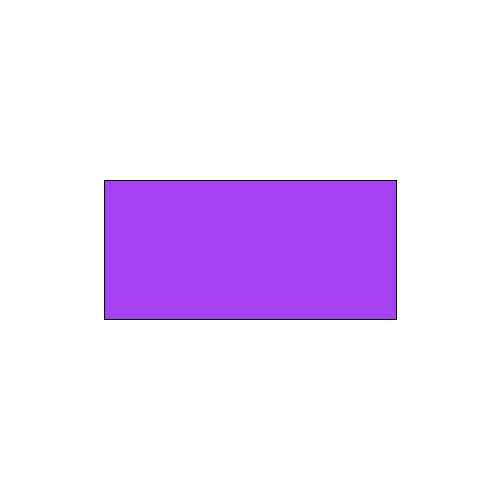
Frame 1 (no input)
Frame 60 (the mouse pressed at the canvas centre just before this capture): identical to frame 1, image omitted
Frame 120 (the mouse held since frame 60 and released just before this capture): identical to frame 1, image omitted

The Processing sketch that drew this single still picture (run headless with seeded random() and noise(); from frame 60 on, the mouse is pressed at the canvas centre):

// Processing sketch: pixels03_PGraphics
// ── pixels03_PGraphics.pde
PGraphics myGraphic;

void setup() {
  size(500, 500);
  myGraphic = createGraphics(width, height);
  background(255);
  drawRect(myGraphic);
}

void draw() {
  background(255);
  image(myGraphic, 0, 0);
}

void drawRect(PGraphics _graphic) {
  _graphic.beginDraw();
  _graphic.clear();
  _graphic.fill(color(random(256), random(256), random(256)));
  _graphic.rectMode(CENTER);
  _graphic.rect(width/2, height/2, width/(random(3)+1), height/(random(3)+1));
  _graphic.endDraw();
}

void keyPressed() {
  drawRect(myGraphic);
}
